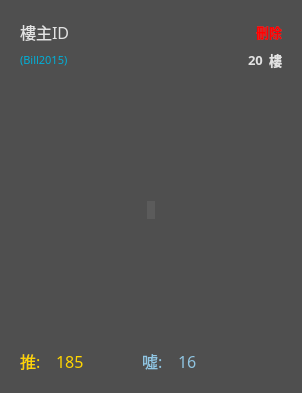
<?xml version="1.0" encoding="UTF-8"?>
<ui version="4.0">
 <class>Form</class>
 <widget class="QWidget" name="Form">
  <property name="geometry">
   <rect>
    <x>0</x>
    <y>0</y>
    <width>302</width>
    <height>393</height>
   </rect>
  </property>
  <property name="sizePolicy">
   <sizepolicy hsizetype="Preferred" vsizetype="Preferred">
    <horstretch>0</horstretch>
    <verstretch>0</verstretch>
   </sizepolicy>
  </property>
  <property name="minimumSize">
   <size>
    <width>256</width>
    <height>384</height>
   </size>
  </property>
  <property name="windowTitle">
   <string>Form</string>
  </property>
  <property name="styleSheet">
   <string notr="true">background-color:rgb(79, 79, 79)</string>
  </property>
  <layout class="QHBoxLayout" name="horizontalLayout_4">
   <item>
    <widget class="QWidget" name="imageWidget" native="true">
     <layout class="QVBoxLayout" name="verticalLayout">
      <item>
       <layout class="QHBoxLayout" name="horizontalLayout">
        <property name="sizeConstraint">
         <enum>QLayout::SetMaximumSize</enum>
        </property>
        <item>
         <widget class="QLabel" name="authorNameLabel">
          <property name="sizePolicy">
           <sizepolicy hsizetype="Preferred" vsizetype="Fixed">
            <horstretch>0</horstretch>
            <verstretch>0</verstretch>
           </sizepolicy>
          </property>
          <property name="maximumSize">
           <size>
            <width>16777215</width>
            <height>30</height>
           </size>
          </property>
          <property name="font">
           <font>
            <family>微軟正黑體</family>
            <pointsize>12</pointsize>
            <weight>50</weight>
            <bold>false</bold>
           </font>
          </property>
          <property name="styleSheet">
           <string notr="true">color:rgb(226, 226, 226)</string>
          </property>
          <property name="text">
           <string>樓主ID</string>
          </property>
         </widget>
        </item>
        <item>
         <spacer name="horizontalSpacer">
          <property name="orientation">
           <enum>Qt::Horizontal</enum>
          </property>
          <property name="sizeType">
           <enum>QSizePolicy::MinimumExpanding</enum>
          </property>
          <property name="sizeHint" stdset="0">
           <size>
            <width>40</width>
            <height>20</height>
           </size>
          </property>
         </spacer>
        </item>
        <item>
         <widget class="QLabel" name="deleteLabel">
          <property name="sizePolicy">
           <sizepolicy hsizetype="Preferred" vsizetype="Fixed">
            <horstretch>0</horstretch>
            <verstretch>0</verstretch>
           </sizepolicy>
          </property>
          <property name="maximumSize">
           <size>
            <width>16777215</width>
            <height>40</height>
           </size>
          </property>
          <property name="font">
           <font>
            <family>微軟正黑體</family>
            <pointsize>10</pointsize>
            <weight>75</weight>
            <bold>true</bold>
           </font>
          </property>
          <property name="styleSheet">
           <string notr="true">color:red</string>
          </property>
          <property name="text">
           <string>刪除</string>
          </property>
         </widget>
        </item>
       </layout>
      </item>
      <item>
       <layout class="QHBoxLayout" name="horizontalLayout_3">
        <property name="sizeConstraint">
         <enum>QLayout::SetFixedSize</enum>
        </property>
        <item>
         <widget class="QLabel" name="authorIDLabel">
          <property name="sizePolicy">
           <sizepolicy hsizetype="Preferred" vsizetype="Fixed">
            <horstretch>0</horstretch>
            <verstretch>0</verstretch>
           </sizepolicy>
          </property>
          <property name="maximumSize">
           <size>
            <width>16777215</width>
            <height>30</height>
           </size>
          </property>
          <property name="font">
           <font>
            <family>微軟正黑體</family>
            <pointsize>8</pointsize>
            <weight>50</weight>
            <bold>false</bold>
           </font>
          </property>
          <property name="styleSheet">
           <string notr="true">color:rgb(0, 176, 216)</string>
          </property>
          <property name="text">
           <string>(Bill2015)</string>
          </property>
         </widget>
        </item>
        <item>
         <spacer name="horizontalSpacer_3">
          <property name="orientation">
           <enum>Qt::Horizontal</enum>
          </property>
          <property name="sizeHint" stdset="0">
           <size>
            <width>40</width>
            <height>20</height>
           </size>
          </property>
         </spacer>
        </item>
        <item>
         <widget class="QLabel" name="floorLabel">
          <property name="sizePolicy">
           <sizepolicy hsizetype="Preferred" vsizetype="Fixed">
            <horstretch>0</horstretch>
            <verstretch>0</verstretch>
           </sizepolicy>
          </property>
          <property name="maximumSize">
           <size>
            <width>16777215</width>
            <height>30</height>
           </size>
          </property>
          <property name="font">
           <font>
            <family>微軟正黑體</family>
            <pointsize>10</pointsize>
            <weight>75</weight>
            <bold>true</bold>
           </font>
          </property>
          <property name="styleSheet">
           <string notr="true">color:rgb(226, 226, 226)</string>
          </property>
          <property name="text">
           <string>20</string>
          </property>
         </widget>
        </item>
        <item>
         <widget class="QLabel" name="floorDisplayLabel">
          <property name="sizePolicy">
           <sizepolicy hsizetype="Preferred" vsizetype="Fixed">
            <horstretch>0</horstretch>
            <verstretch>0</verstretch>
           </sizepolicy>
          </property>
          <property name="maximumSize">
           <size>
            <width>16777215</width>
            <height>30</height>
           </size>
          </property>
          <property name="font">
           <font>
            <family>微軟正黑體</family>
            <pointsize>10</pointsize>
            <weight>75</weight>
            <bold>true</bold>
           </font>
          </property>
          <property name="styleSheet">
           <string notr="true">color:rgb(226, 226, 226)</string>
          </property>
          <property name="text">
           <string>樓</string>
          </property>
         </widget>
        </item>
       </layout>
      </item>
      <item>
       <layout class="QGridLayout" name="gridLayout">
        <item row="0" column="2">
         <spacer name="verticalSpacer">
          <property name="orientation">
           <enum>Qt::Vertical</enum>
          </property>
          <property name="sizeHint" stdset="0">
           <size>
            <width>5</width>
            <height>0</height>
           </size>
          </property>
         </spacer>
        </item>
        <item row="1" column="3">
         <spacer name="horizontalSpacer_4">
          <property name="orientation">
           <enum>Qt::Horizontal</enum>
          </property>
          <property name="sizeType">
           <enum>QSizePolicy::MinimumExpanding</enum>
          </property>
          <property name="sizeHint" stdset="0">
           <size>
            <width>0</width>
            <height>5</height>
           </size>
          </property>
         </spacer>
        </item>
        <item row="1" column="2">
         <widget class="QLabel" name="imageLabel">
          <property name="enabled">
           <bool>true</bool>
          </property>
          <property name="sizePolicy">
           <sizepolicy hsizetype="Minimum" vsizetype="Minimum">
            <horstretch>0</horstretch>
            <verstretch>0</verstretch>
           </sizepolicy>
          </property>
          <property name="minimumSize">
           <size>
            <width>0</width>
            <height>0</height>
           </size>
          </property>
          <property name="maximumSize">
           <size>
            <width>324</width>
            <height>324</height>
           </size>
          </property>
          <property name="font">
           <font>
            <family>jf open 粉圓 1.1</family>
            <pointsize>10</pointsize>
           </font>
          </property>
          <property name="contextMenuPolicy">
           <enum>Qt::DefaultContextMenu</enum>
          </property>
          <property name="styleSheet">
           <string notr="true">background-color:rgb(91, 91, 91);
color:rgb(231, 231, 231)</string>
          </property>
          <property name="text">
           <string/>
          </property>
          <property name="scaledContents">
           <bool>false</bool>
          </property>
          <property name="alignment">
           <set>Qt::AlignCenter</set>
          </property>
          <property name="openExternalLinks">
           <bool>false</bool>
          </property>
         </widget>
        </item>
        <item row="1" column="0">
         <spacer name="horizontalSpacer_5">
          <property name="orientation">
           <enum>Qt::Horizontal</enum>
          </property>
          <property name="sizeType">
           <enum>QSizePolicy::MinimumExpanding</enum>
          </property>
          <property name="sizeHint" stdset="0">
           <size>
            <width>0</width>
            <height>5</height>
           </size>
          </property>
         </spacer>
        </item>
        <item row="2" column="2">
         <spacer name="verticalSpacer_2">
          <property name="orientation">
           <enum>Qt::Vertical</enum>
          </property>
          <property name="sizeHint" stdset="0">
           <size>
            <width>5</width>
            <height>0</height>
           </size>
          </property>
         </spacer>
        </item>
       </layout>
      </item>
      <item>
       <layout class="QHBoxLayout" name="horizontalLayout_2">
        <property name="sizeConstraint">
         <enum>QLayout::SetFixedSize</enum>
        </property>
        <item>
         <widget class="QLabel" name="gpDisplayLabel">
          <property name="minimumSize">
           <size>
            <width>30</width>
            <height>0</height>
           </size>
          </property>
          <property name="maximumSize">
           <size>
            <width>30</width>
            <height>16777215</height>
           </size>
          </property>
          <property name="font">
           <font>
            <family>微軟正黑體</family>
            <pointsize>12</pointsize>
            <weight>50</weight>
            <bold>false</bold>
           </font>
          </property>
          <property name="styleSheet">
           <string notr="true">color:rgb(255, 213, 1)</string>
          </property>
          <property name="text">
           <string>推:</string>
          </property>
         </widget>
        </item>
        <item>
         <widget class="QLabel" name="gpLabel">
          <property name="maximumSize">
           <size>
            <width>50</width>
            <height>16777215</height>
           </size>
          </property>
          <property name="font">
           <font>
            <family>微軟正黑體</family>
            <pointsize>12</pointsize>
            <weight>50</weight>
            <bold>false</bold>
           </font>
          </property>
          <property name="styleSheet">
           <string notr="true">color:rgb(255, 213, 1)</string>
          </property>
          <property name="text">
           <string>185</string>
          </property>
         </widget>
        </item>
        <item>
         <spacer name="horizontalSpacer_2">
          <property name="orientation">
           <enum>Qt::Horizontal</enum>
          </property>
          <property name="sizeType">
           <enum>QSizePolicy::Fixed</enum>
          </property>
          <property name="sizeHint" stdset="0">
           <size>
            <width>30</width>
            <height>20</height>
           </size>
          </property>
         </spacer>
        </item>
        <item>
         <widget class="QLabel" name="bpDisplayLabel">
          <property name="minimumSize">
           <size>
            <width>30</width>
            <height>0</height>
           </size>
          </property>
          <property name="maximumSize">
           <size>
            <width>30</width>
            <height>16777215</height>
           </size>
          </property>
          <property name="font">
           <font>
            <family>微軟正黑體</family>
            <pointsize>12</pointsize>
            <weight>50</weight>
            <bold>false</bold>
           </font>
          </property>
          <property name="styleSheet">
           <string notr="true">color:rgb(144, 197, 226)</string>
          </property>
          <property name="text">
           <string>噓:</string>
          </property>
         </widget>
        </item>
        <item>
         <widget class="QLabel" name="bpLabel">
          <property name="font">
           <font>
            <family>微軟正黑體</family>
            <pointsize>12</pointsize>
            <weight>50</weight>
            <bold>false</bold>
           </font>
          </property>
          <property name="styleSheet">
           <string notr="true">color:rgb(144, 197, 226)</string>
          </property>
          <property name="text">
           <string>16</string>
          </property>
         </widget>
        </item>
       </layout>
      </item>
     </layout>
    </widget>
   </item>
  </layout>
 </widget>
 <resources/>
 <connections/>
</ui>
